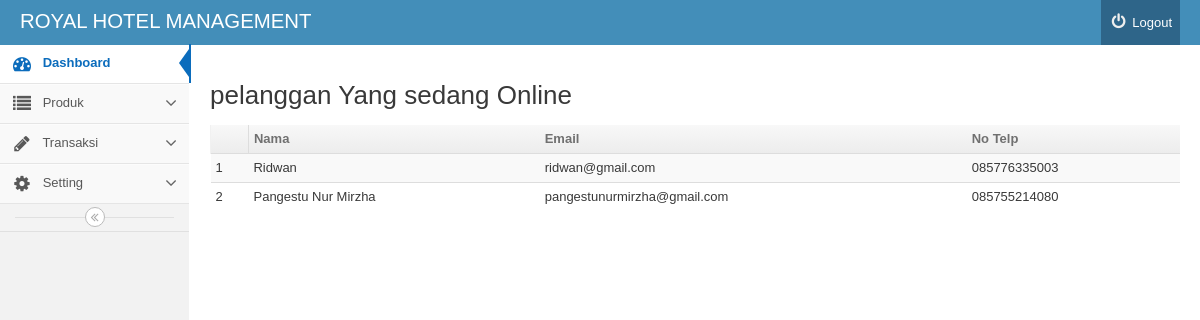
The app's page /backend/index.php?mod=pelanggan&pg=pelanggan_online (signed in) with its own data.
### tables this page shows
CREATE TABLE `pelanggan` (
  `idpelanggan` int(11) NOT NULL,
  `nama` varchar(25) NOT NULL,
  `kelamin` set('L','P') NOT NULL,
  `email` varchar(100) NOT NULL,
  `alamat` varchar(200) NOT NULL,
  `kodepos` varchar(6) NOT NULL,
  `kota` varchar(25) NOT NULL,
  `telp` varchar(200) NOT NULL,
  `tanggal_daftar` date DEFAULT NULL,
  `password` varchar(32) NOT NULL,
  `status` int(11) NOT NULL
);

### backend/pelanggan/pelanggan_online.php (the view, shortened to what this page needs)
<div>
	<h2 id="headings">  pelanggan Yang sedang Online</h2>
	<table  class="table table-striped table-condensed">
		<thead>
			<th><td><b>Nama </b></td><td><b>Email</b></td><td><b>No Telp</b></td></th>
		</thead>
		<tbody>
<?php
$batas='10';
$halaman=$_GET['halaman'];
$posisi=null;
if(empty($halaman)){
$posisi=0;
}else{
$posisi=($halaman-1)* $batas;
}
$query="SELECT pelanggan.*
 from pelanggan where status='1'
 limit $posisi,$batas ";
$result=mysql_query($query) or die(mysql_error());
$no=1;
while($rows=mysql_fetch_object($result)){
			?>
			<tr>
				<td><?php echo $posisi+$no
				?></td>
				<td><?php		echo $rows -> nama;?></td>
			<td><?php		echo $rows ->email;?></td>
			<td><?php		echo $rows->telp;?></td>
			</tr>
			<?php	$no++;
	}?>
		</tbody>
	</table>
</div>

### records on screen
pelanggan: no "1", nama "Ridwan", email "ridwan@gmail.com", telp "085776335003"
pelanggan: no "2", nama "Pangestu Nur Mirzha", email "pangestunurmirzha@gmail.com", telp "085755214080"
